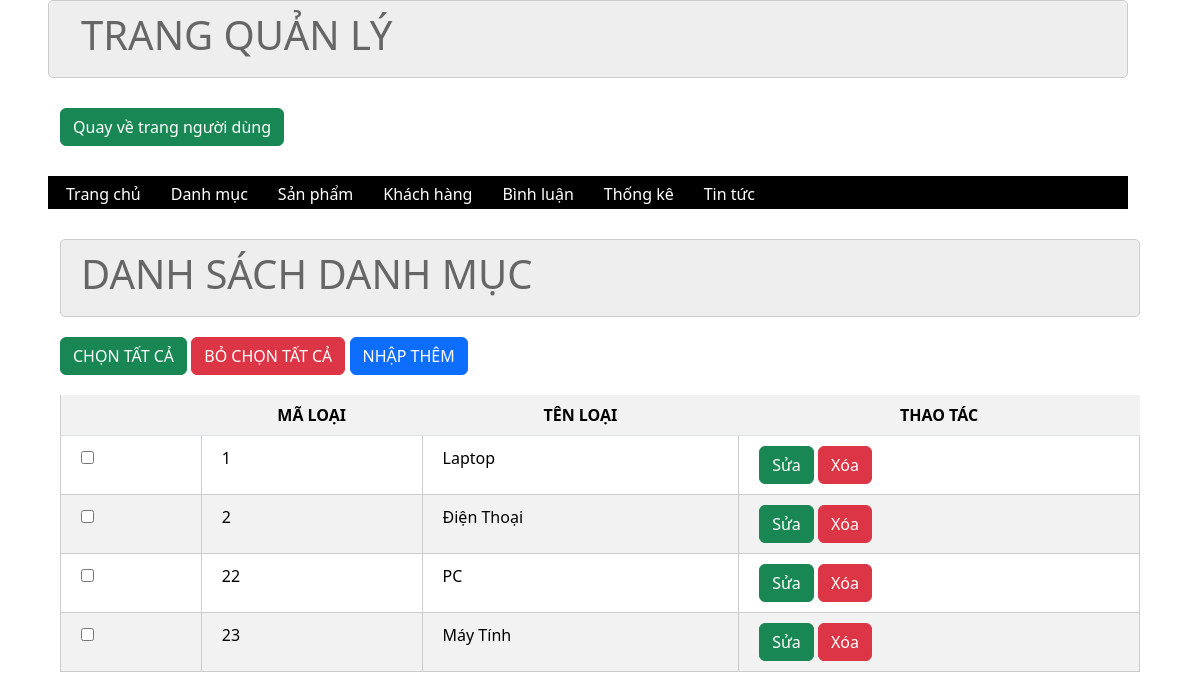
The app's page /admin/index.php?act=listdanhmuc (signed in) with its own data.
### tables this page shows
CREATE TABLE `danhmuc` (
  `id` int(11) NOT NULL,
  `name` varchar(255) NOT NULL
);

### model/pdo.php (called while the page is built, shortened)
<?php
function pdo_get_connection(){
    $servername = "localhost";
    $username = "root";
    $password = "";
    try {
        $conn = new PDO("mysql:host=$servername;dbname=duanmau", $username, $password);
        $conn->setAttribute(PDO::ATTR_ERRMODE, PDO::ERRMODE_EXCEPTION);
        return $conn;
    } catch(PDOException $e) {
        echo "Connection failed: " . $e->getMessage();
    }
}
function pdo_query($sql){
    $sql_args=array_slice(func_get_args(),1);
    try{
        $conn=pdo_get_connection();
        $stmt=$conn->prepare($sql);
        $stmt->execute($sql_args);
        $rows=$stmt->fetchAll();
        return $rows;
    }
    catch(PDOException $e){
        throw $e;
    }
    finally{
        unset($conn);
    }
}
?>

### model/modeladmin.php (called while the page is built, shortened)
<?php
    function loadall_danhmuc() {
        $sql = "SELECT * FROM danhmuc WHERE 1 ORDER BY id ASC";
        $result = pdo_query($sql);
        return $result;
    }
?>

### admin/danhmuc/listdanhmuc.php (the view, shortened to what this page needs)
<div class="row2">
    <div class="row2 font_title">
        <h1>DANH SÁCH DANH MỤC</h1>
    </div>
    <div class="row2 form_content" style="margin-top: 20px; border-radius: 6px;">
        <div style="margin-bottom: 20px;">
            <a href="" class="btn btn-success">CHỌN TẤT CẢ</a>
            <a href="" class="btn btn-danger">BỎ CHỌN TẤT CẢ</a>
            <a href="index.php?act=adddm" class="btn btn-primary">NHẬP THÊM</a>
        </div>
        <form action="#" method="POST">
            <div class="row2 mb10 formds_loai">
                <table class="table table-striped">
                    <tr>
                        <th></th>
                        <th>MÃ LOẠI</th>
                        <th>TÊN LOẠI</th>
                        <th>THAO TÁC</th>
                    </tr>
                    <?php
                        foreach ($danhsachdanhmuc as $danhmuc) {
                            extract($danhmuc);
                            ?>
                                <tr>
                                    <td><input type="checkbox" name="" id=""></td>
                                    <td><?= $id ?></td>
                                    <td><?= $name ?></td>
                                    <td><a href="index.php?act=suadanhmuc&iddm=<?= $id ?>" class="btn btn-success">Sửa</a> <a onclick="return confirm('Bạn có chắc chắn muốn xóa danh mục ày không?')" href="index.php?act=xoadanhmuc&iddm=<?= $id ?>" class="btn btn-danger">Xóa</a></td>
                                </tr>
                            <?php
                        }
                    ?>
                </table>
            </div>
        </form>
    </div>
</div>
</div>

### css/css.css (style rules this page uses)
:root { --white-color: #fff; --black-color: #000; --text-color: #333; }
* { margin: 0; padding: 0; box-sizing: border-box; }
body { font-family: "Roboto", sans-serif; }
.row2 { float: left; width: 100%; }
.mb10 { margin-bottom: 10px; }
form { text-align: center; }
.font_title { background-color: #eee; border: 1px #ccc solid; color: #666; border-radius: 5px; padding: 10px 20px; }
.formds_loai table { width: 100%; border-collapse: collapse; background-color: #ccc; padding: 20px; }
.formds_loai table td { padding: 10px 20px; border: 1px #ccc solid; padding: 30px; }
a { text-decoration: none !important; }
form { text-align: left !important; }
td { padding: 10px 20px !important; }

### css/admin.css (style rules this page uses)
th { text-align: center !important; }

### records on screen
danhmuc: id "1", name "Laptop"
danhmuc: id "2", name "Điện Thoại"
danhmuc: id "22", name "PC"
danhmuc: id "23", name "Máy Tính"
